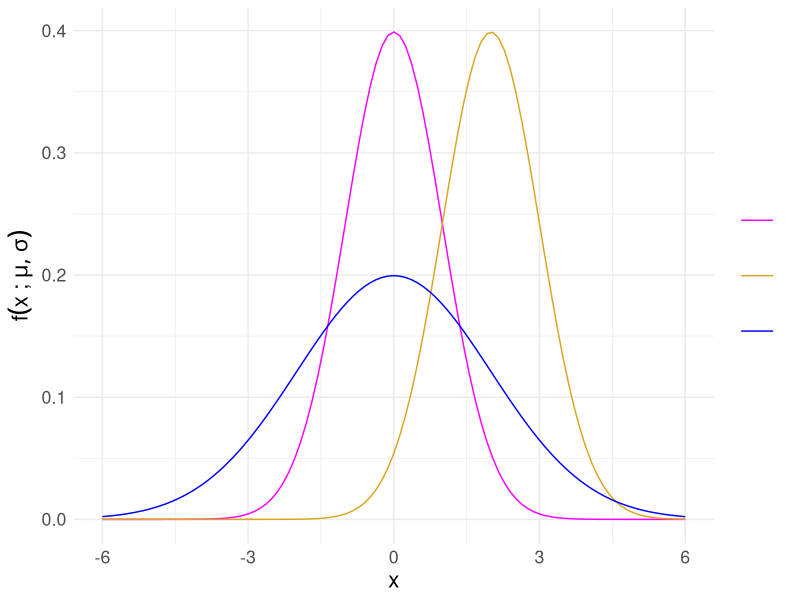
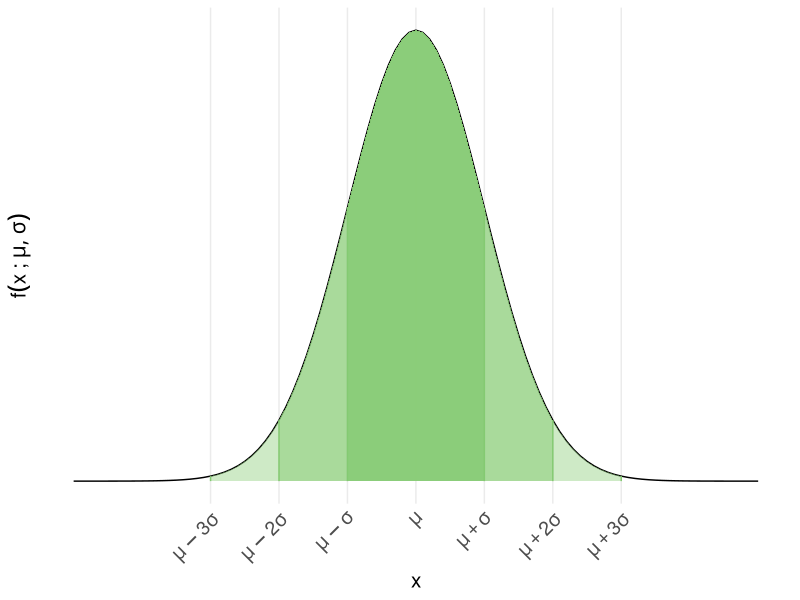
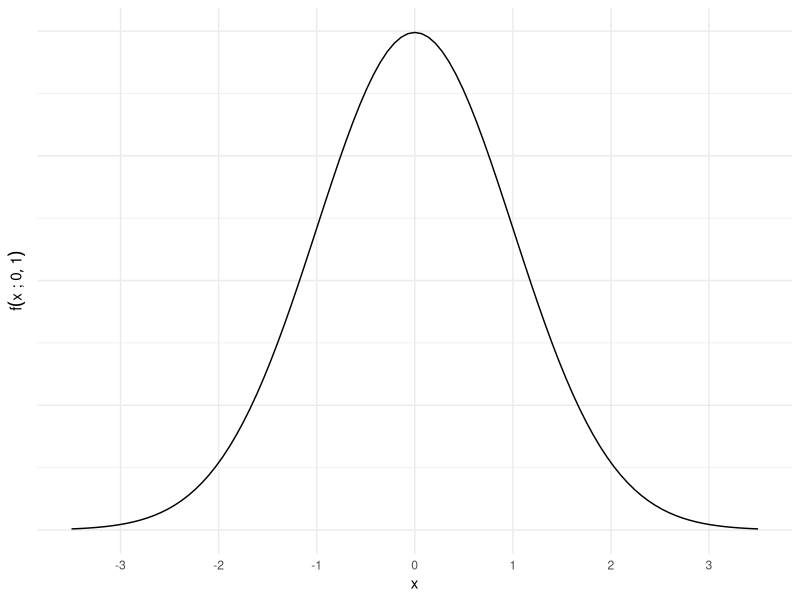
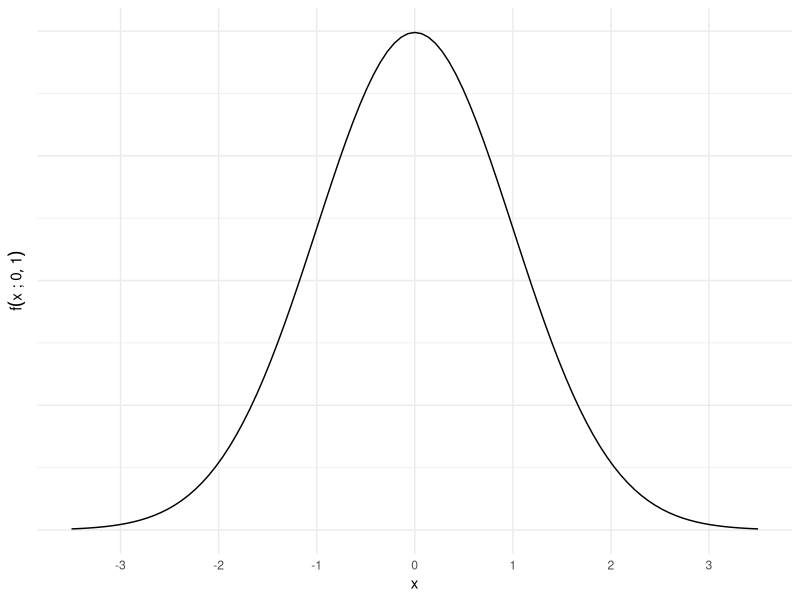
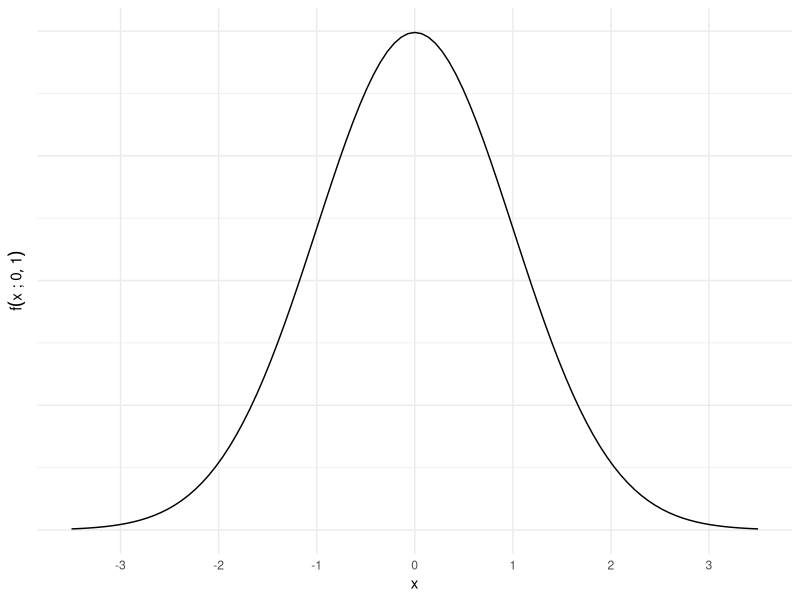
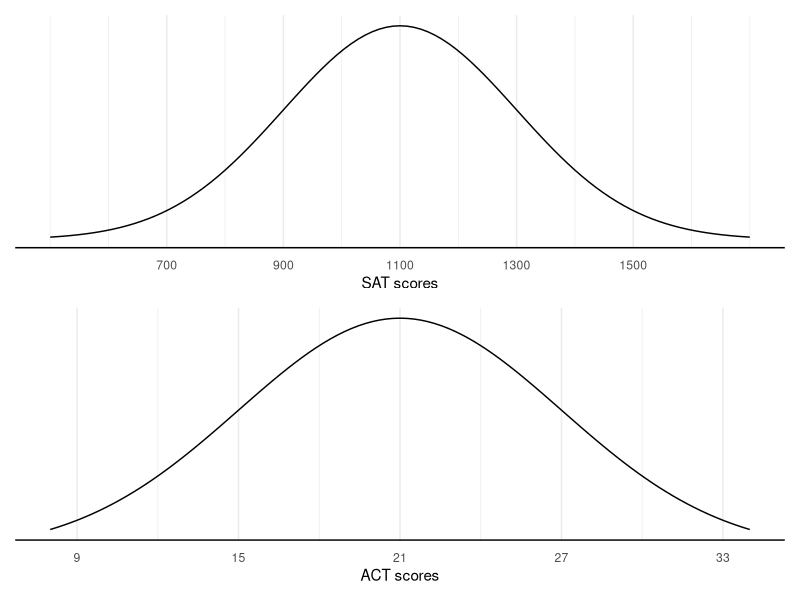
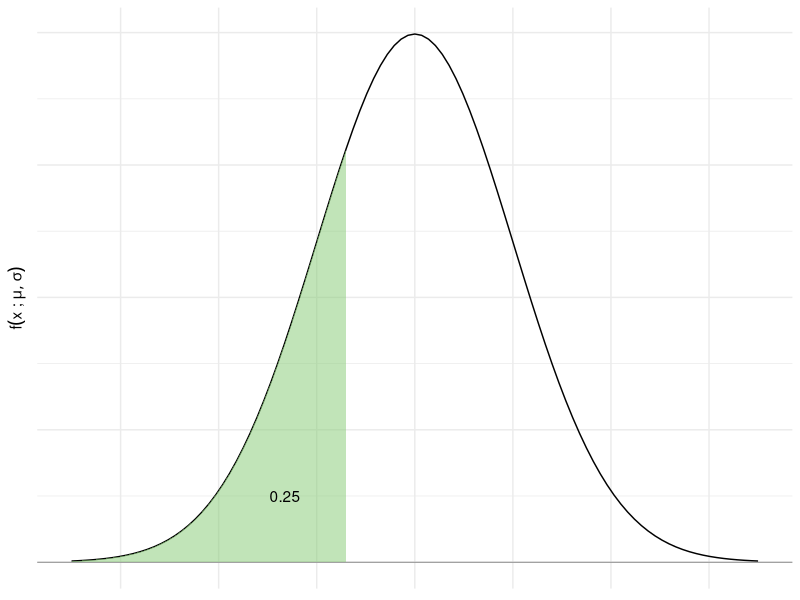
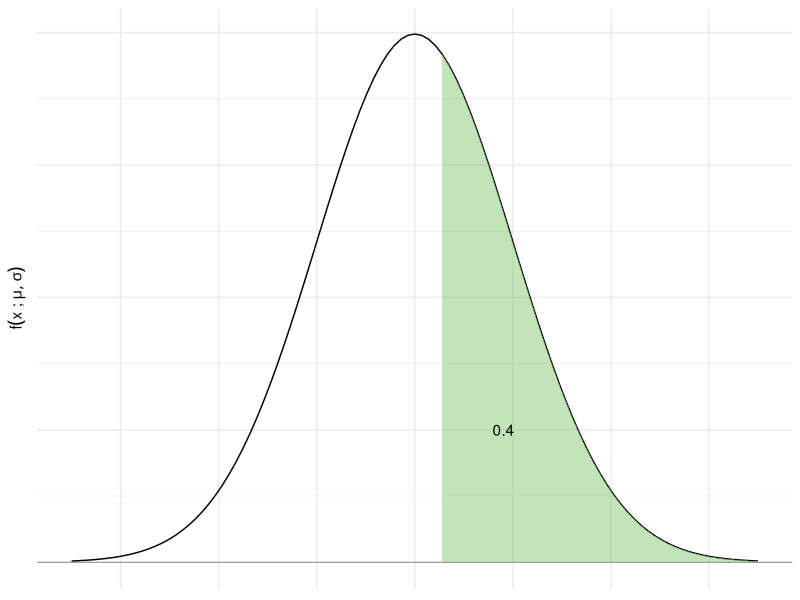

The R source for these figures, in order:
## ---- chunk 1
library(tidyverse)
library(patchwork)
knitr::opts_chunk$set(echo = F) 
## ---- chunk 2
funcShaded <- function(x, lower_bound = -Inf, upper_bound = Inf) {
    y = dnorm(x, mean = mu, sd = sd)
    y[x < lower_bound] <- NA
    y[x > upper_bound] <- NA
    return(y)
}
base <- ggplot()+
    theme_minimal()
p_norms <- base +
  geom_function(aes(color = "normal1"), fun = dnorm) +
  geom_function(aes(color = "normal2"), fun = dnorm, args = list(mean = 2) ) +
  geom_function(aes(color = "normal3"), fun = dnorm, args = list(mean = 0, sd = 2)) +
  xlim(-6,6) +
  labs(x="x", y = expression(f(x ~ ";"~ mu, sigma)))+
  scale_color_manual(values= c("magenta", "goldenrod", "blue"), labels = c("\n\n", "\n\n", "\n\n")) +
  theme(legend.title = element_blank(), legend.key.width = unit(2, "line"), text=element_text(size = 16))


mu <- 0
sd <- 1
labs <- c(expression(mu - 3*sigma), expression(mu - 2*sigma),
          expression(mu - sigma),expression(mu ),
          expression(mu + sigma),expression(mu + 2*sigma),
          expression(mu +3*sigma))
df <- data.frame(x = c(-3,-2,-1,1,2,3))|>
  mutate(y = dnorm(x))
p68 <- base + 
    stat_function(fun = dnorm, args = list(mean = mu, sd = sd)) + 
    stat_function(fun = funcShaded, args = list(lower_bound = -1, upper_bound = 1),  geom = "area", fill = "#84CA72", alpha = .8) +
     stat_function(fun = funcShaded, args = list(lower_bound = -2, upper_bound = 2),  geom = "area", fill = "#84CA72", alpha = .5)  +
     stat_function(fun = funcShaded, args = list(lower_bound = -3, upper_bound = 3),  geom = "area", fill = "#84CA72", alpha = .4) +
  scale_x_continuous(limits = c(-5,5), breaks = -3:3, labels = labs, minor_breaks = NULL)  +
  theme(text= element_text(size = 15))+
  geom_segment(data = df, aes(x=x, y=y, xend = x, yend = 0), col = "#84CA72")+
    labs(x="x", y = expression(f(x ~ ";"~ mu, sigma))) +
  scale_y_continuous(breaks = NULL) +
  theme(axis.text.x = element_text(size = 14, angle = 45, hjust = 1))

p_std <- base +
  geom_function(fun = dnorm) +
  scale_x_continuous(limits = c(-3.5,3.5),breaks = -3:3, minor_breaks = NULL)+
      labs(x="x", y = expression(f(x ~ ";"~ 0, 1)))+
  scale_y_continuous(labels = NULL)

p_empty <- base + 
  geom_function(fun = dnorm)+
  scale_x_continuous(limits = c(-3.5,3.5),breaks = -3:3, labels = NULL, minor_breaks = NULL)+
  geom_hline(yintercept = 0, col = "grey30", linewidth = 0.2)+
      labs(x= NULL, y = expression(f(x ~ ";"~ mu, sigma)))+
  scale_y_continuous(labels = NULL)

perc <- 0.25
ub <- qnorm(perc)
p_perc1 <- p_empty +
  stat_function(fun = funcShaded, args = list(upper_bound = ub),  geom = "area", fill = "#84CA72", alpha = .5)+
  annotate("text", label = as.character(perc), x = ub - 0.65, y = 0.05)

perc <- 0.6
ub <- qnorm(perc)
p_perc2 <-p_empty +
  stat_function(fun = funcShaded, args = list(lower_bound = ub),  geom = "area", fill = "#84CA72", alpha = .5)+
  annotate("text", label = as.character(1-perc), x = ub + 0.65, y = 0.1)
## ---- chunk 3
p_norms
## ---- chunk 4
p68
## ---- chunk 5
p_std  
## ---- chunk 6
p_std 
## ---- chunk 7
p_std 
## ---- chunk 8
p_sat <- base +
  geom_function(fun = dnorm, args = list(mean = 1100, sd = 200))+
  scale_x_continuous(limits = c(500, 1700), breaks = seq(700, 1500, 200)) +
  labs(x = "SAT scores", y = NULL) +
  scale_y_continuous(breaks = NULL) +
  theme(#panel.grid.major =  element_blank(),
        # panel.grid.minor =element_blank(),
        axis.line = element_line(colour = "black"),
        axis.ticks.length.x = unit(.25, "cm"))

p_act <- base +
  geom_function(fun = dnorm, args = list(mean = 21, sd = 6))+
  scale_x_continuous(limits = c(8, 34), breaks = seq(9, 33,6)) +
  labs(x = "ACT scores", y = NULL) +
  scale_y_continuous(breaks = NULL) +
  theme(#panel.grid.major =  element_blank(),
        # panel.grid.minor =element_blank(),
        axis.line = element_line(colour = "black"),
        axis.ticks.length.x = unit(.25, "cm"))
p_sat / p_act
## ---- chunk 9
p_perc1
## ---- chunk 10
p_perc2
## ---- chunk 11
    q <- qnorm(0.6, mean = 0, sd = 1)
